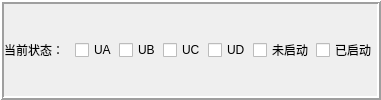
      <widget class="QFrame" name="frame_5">
       <property name="frameShape">
        <enum>QFrame::Box</enum>
       </property>
       <property name="frameShadow">
        <enum>QFrame::Raised</enum>
       </property>
       <property name="lineWidth">
        <number>2</number>
       </property>
       <layout class="QHBoxLayout" name="horizontalLayout_17">
        <property name="spacing">
         <number>2</number>
        </property>
        <property name="leftMargin">
         <number>0</number>
        </property>
        <property name="topMargin">
         <number>0</number>
        </property>
        <property name="rightMargin">
         <number>0</number>
        </property>
        <property name="bottomMargin">
         <number>0</number>
        </property>
        <item>
         <layout class="QHBoxLayout" name="horizontalLayout_16" stretch="1,1">
          <item>
           <layout class="QHBoxLayout" name="horizontalLayout_15" stretch="0,1">
            <item>
             <widget class="QLabel" name="label_4">
              <property name="text">
               <string>当前状态：</string>
              </property>
             </widget>
            </item>
            <item>
             <widget class="QLabel" name="state_mesg">
              <property name="text">
               <string/>
              </property>
              <property name="alignment">
               <set>Qt::AlignCenter</set>
              </property>
             </widget>
            </item>
           </layout>
          </item>
          <item>
           <layout class="QHBoxLayout" name="horizontalLayout_14">
            <item>
             <layout class="QHBoxLayout" name="horizontalLayout_2">
              <item>
               <widget class="m_checkbox" name="ua_flag">
                <property name="enabled">
                 <bool>true</bool>
                </property>
                <property name="focusPolicy">
                 <enum>Qt::NoFocus</enum>
                </property>
                <property name="text">
                 <string>UA</string>
                </property>
                <property name="checkable">
                 <bool>false</bool>
                </property>
               </widget>
              </item>
              <item>
               <widget class="m_checkbox" name="ub_flag">
                <property name="enabled">
                 <bool>true</bool>
                </property>
                <property name="focusPolicy">
                 <enum>Qt::NoFocus</enum>
                </property>
                <property name="text">
                 <string>UB</string>
                </property>
                <property name="checkable">
                 <bool>false</bool>
                </property>
               </widget>
              </item>
              <item>
               <widget class="m_checkbox" name="uc_flag">
                <property name="enabled">
                 <bool>true</bool>
                </property>
                <property name="focusPolicy">
                 <enum>Qt::NoFocus</enum>
                </property>
                <property name="text">
                 <string>UC</string>
                </property>
                <property name="checkable">
                 <bool>false</bool>
                </property>
               </widget>
              </item>
              <item>
               <widget class="m_checkbox" name="ud_flag">
                <property name="enabled">
                 <bool>true</bool>
                </property>
                <property name="focusPolicy">
                 <enum>Qt::NoFocus</enum>
                </property>
                <property name="text">
                 <string>UD</string>
                </property>
                <property name="checkable">
                 <bool>false</bool>
                </property>
               </widget>
              </item>
             </layout>
            </item>
            <item>
             <layout class="QHBoxLayout" name="horizontalLayout_8">
              <item>
               <widget class="m_checkbox" name="start_flag">
                <property name="enabled">
                 <bool>true</bool>
                </property>
                <property name="focusPolicy">
                 <enum>Qt::NoFocus</enum>
                </property>
                <property name="text">
                 <string>未启动</string>
                </property>
                <property name="checkable">
                 <bool>false</bool>
                </property>
               </widget>
              </item>
              <item>
               <widget class="m_checkbox" name="stop_flag">
                <property name="enabled">
                 <bool>true</bool>
                </property>
                <property name="focusPolicy">
                 <enum>Qt::NoFocus</enum>
                </property>
                <property name="text">
                 <string>已启动</string>
                </property>
                <property name="checkable">
                 <bool>false</bool>
                </property>
               </widget>
              </item>
             </layout>
            </item>
           </layout>
          </item>
         </layout>
        </item>
       </layout>
      </widget>
